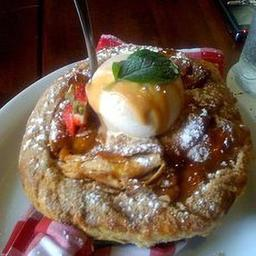
#> input picture tools/+tools/python_iccv/SR_experiment/data_SR_resized_to_256/apple_pie/80734.jpg, 256 x 256 px; the run also reads 1 picture not shown here
$ python hist.py   (Python 2 division)   (older library calls are emulated)
#> lines starting #> are read from the running program, lines starting #| are printed output that depends on the picture; long printed decimals are rounded
import matplotlib.pyplot as plt
from scipy import misc
import numpy as np


def hist(img_path):
    im = misc.imread(img_path)
#> im is the input picture: shape (256, 256, 3); mean R, G, B 112, 88.7, 72.5
    print '/'.join(img_path.split('/')[-3:])
    print 'mean: ', im.mean()
#| mean:  91.102
    print 'max: ', im.max(), ',', 'min: ', im.mean()
#| max:  255 , min:  91.102
    hist, bins = np.histogram(im, bins=256)
#> hist = 256 values, max 4657 at index 0, min 143 at index 241, mean 768; bins = 257 values from 0 to 255
    width = 0.7 * (bins[1] - bins[0])
#> width = 0.697
    center = (bins[:-1] + bins[1:]) / 2
#> center = 256 values from 0.498 to 254.5
    plt.bar(center, hist, align='center', width=width)
    plt.show()
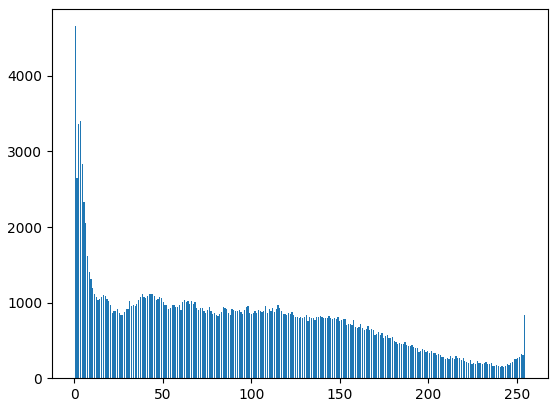
#> figure drawn by matplotlib, 1 panel; tallest bar 4657 high, from x = 0.149 to 0.847

# original, sr = hist.main()
def main():
    sr_path='data_SR_resized_to_256/apple_pie/80734.jpg'
    original_path='data_original_resized_to_256/apple_pie/80734.jpg'

    original = hist(sr_path)

    sr = hist(original_path)
#| mean:  91.040
#| max:  255 , min:  91.040

    return original, sr

if __name__=='__main__':
    main()
